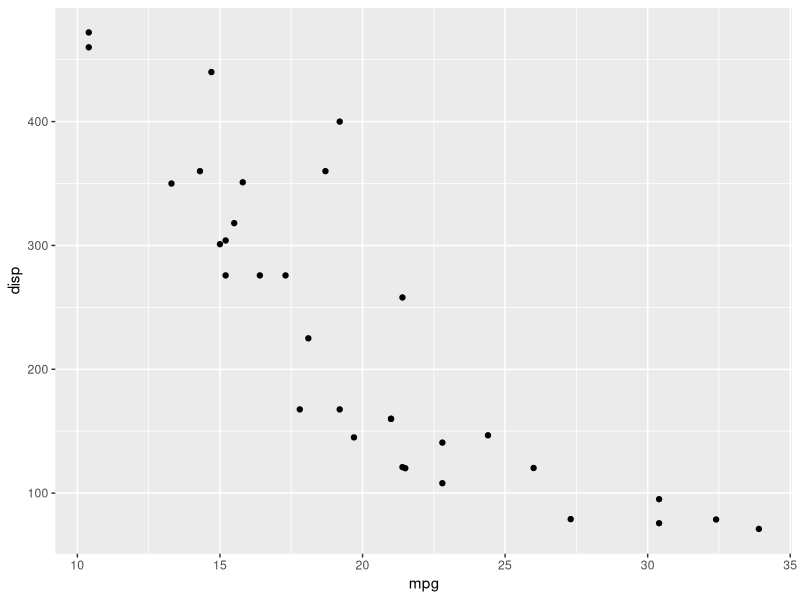
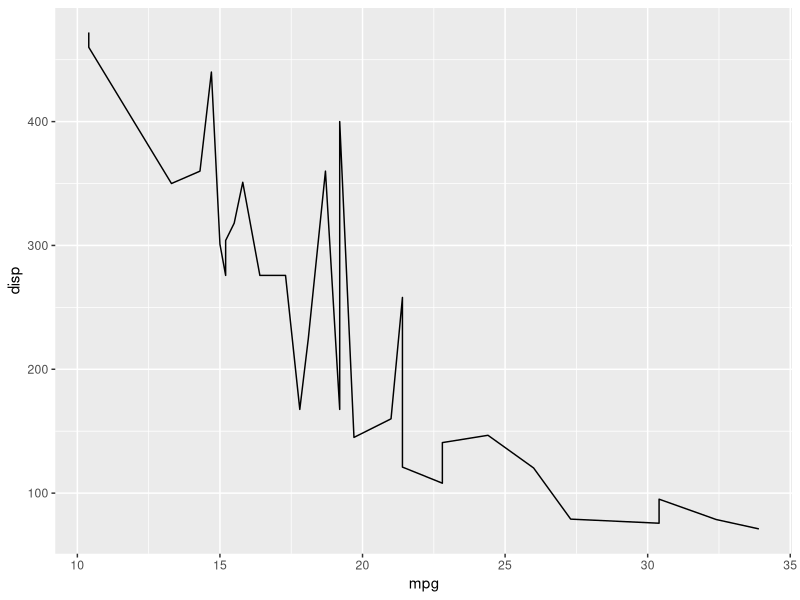

Write R code to recreate these figures, in order.
library(tidyverse)

print("Hello")

mtcars %>%
    ggplot(., aes(mpg, disp)) +
           geom_point()

mtcars %>%
    ggplot(., aes(mpg, disp)) +
        geom_line()
